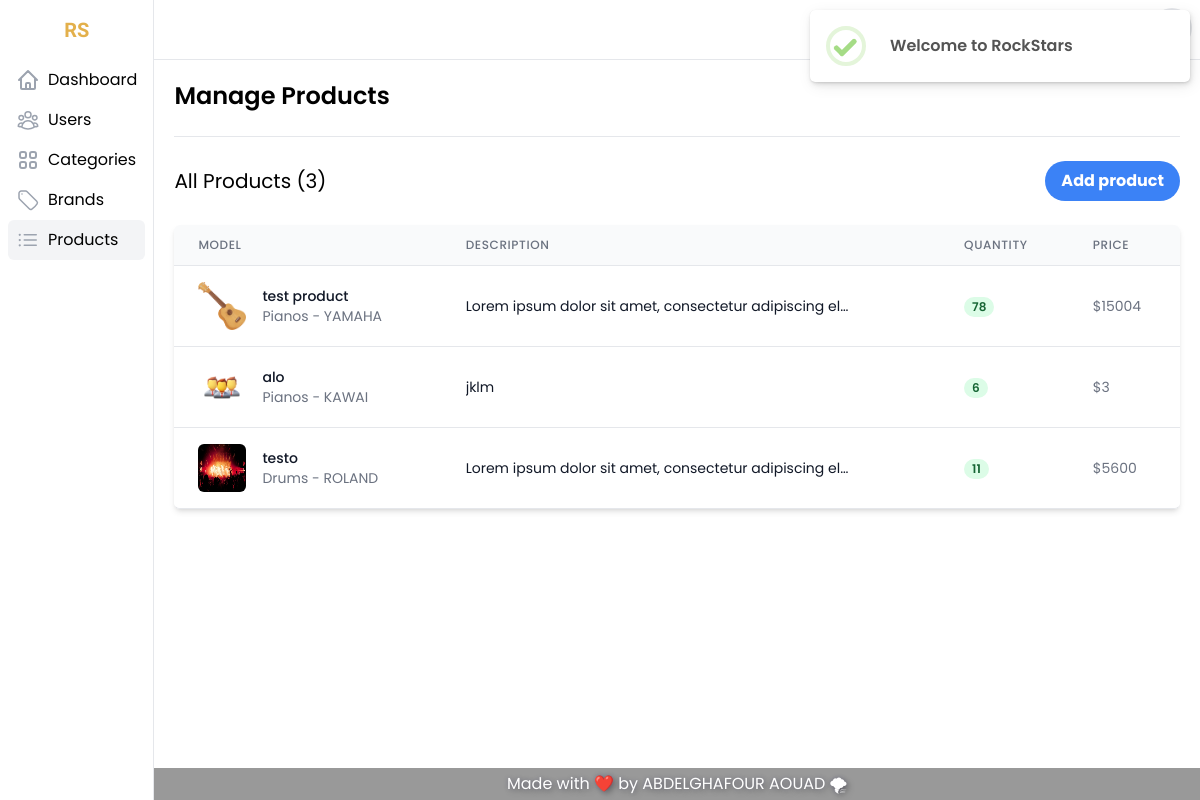
Screenshot of /code/products.php (signed in) with the database file from the repository.
### tables this page shows
CREATE TABLE IF NOT EXISTS `products` (
  `id` int NOT NULL AUTO_INCREMENT,
  `model` varchar(255) NOT NULL,
  `description` text,
  `brands_id` int NOT NULL,
  `categories_id` int NOT NULL,
  `quantity` int NOT NULL,
  `price` float NOT NULL,
  `picture` text NOT NULL,
  `created_at` timestamp NULL DEFAULT NULL,
  `updated_at` timestamp NOT NULL DEFAULT CURRENT_TIMESTAMP,
  `created_by` int NOT NULL,
  `updated_by` int NOT NULL,
  PRIMARY KEY (`id`)
);

CREATE TABLE IF NOT EXISTS `categories` (
  `id` int NOT NULL AUTO_INCREMENT,
  `name` varchar(255) NOT NULL,
  `description` text NOT NULL,
  `picture` text NOT NULL,
  PRIMARY KEY (`id`)
);

CREATE TABLE IF NOT EXISTS `brands` (
  `id` int NOT NULL AUTO_INCREMENT,
  `name` varchar(255) NOT NULL,
  `description` text NOT NULL,
  `picture` text NOT NULL,
  PRIMARY KEY (`id`)
);

### code/scripts.php (called while the page is built, shortened)
<?php
include_once 'connection.php';
function getAllProducts()
{
      global $conn;
      $sql = "SELECT products.* , categories.name as category ,brands.name as brand FROM products INNER JOIN(brands) on brands.id= products.brands_id INNER JOIN(categories) on categories.id=products.categories_id";
      $res = mysqli_query($conn, $sql);
      return $res;
}
function countProducts()
{
      global $conn;
      $sql = "SELECT count(id) FROM products ";
      $res = mysqli_fetch_assoc(mysqli_query($conn, $sql))['count(id)'];
      return $res;
}

### code/products.php (the view, shortened to what this page needs)
<?php
include 'scripts.php';
$products = getAllProducts();
$countProducts = countProducts();
?>
<!DOCTYPE html>
<html lang="en">
<head>
  <link rel="stylesheet" href="assets/css/main.css" />
</head>
<body class="font-Poppins">
  <div class="flex h-screen overflow-y-hidden bg-white">
    <aside class="inset-y-0 z-10 flex flex-col flex-shrink-0 w-fit max-h-screen overflow-hidden transition-all transform bg-white border-r shadow-lg lg:z-auto lg:static lg:shadow-none">
      <div class="flex items-center justify-center flex-shrink-0 p-2">
        <a href="index.php" class="pt-2">
          <div class="font-RockStars font-semibold text-sm ms:text-xl md:text-xl">
            <span class="text-gold">RS</span>
          </div>
        </a>
      </div>
      <nav class="flex-1 overflow-hidden hover:overflow-y-auto">
        <ul class="p-2 overflow-hidden">
          <li>
            <a href="dashboard.php" class="flex justify-start items-center p-2 space-x-2 rounded-md hover:bg-gray-100">
              <span>
              </span>
              <span class="hidden md:block">Dashboard</span>
            </a>
          </li>
          <li>
            <a href="users.php" class="flex justify-start items-center p-2 space-x-2 rounded-md hover:bg-gray-100">
              <span>
              </span>
              <span class="hidden md:block">Users</span>
            </a>
          </li>
          <li>
            <a href="categories.php" class="flex justify-start items-center p-2 space-x-2 rounded-md hover:bg-gray-100">
              <span>
              </span>
              <span class="hidden md:block">Categories</span>
            </a>
          </li>
          <li>
            <a href="brands.php" class="flex justify-start items-center p-2 space-x-2 rounded-md hover:bg-gray-100">
              <span>
              </span>
              <span class="hidden md:block">Brands</span>
            </a>
          </li>
          <li>
            <a href="products.php" class="flex justify-start items-center p-2 space-x-2 rounded-md bg-gray-100">
              <span>
              </span>
              <span class="hidden md:block">Products</span>
            </a>
          </li>
        </ul>
      </nav>
    </aside>
    <div class="flex flex-col flex-1 h-full overflow-hidden">
      <?php include 'include/header-dashboard.php'; ?>
      <main class="flex-1 max-h-full p-5 overflow-hidden overflow-y-scroll">
        <div class="flex flex-col items-start justify-between pb-6 space-y-4 border-b lg:items-center lg:space-y-0 lg:flex-row">
          <h1 class="text-2xl font-semibold whitespace-nowrap">Manage Products</h1>
        </div>
        <div class="flex mt-6 items-center justify-between">
          <h3 class="text-xl">All Products (<?= $countProducts ?>)</h3>
          <button onclick="openModal()" type="button" class="bg-blue-500 hover:bg-blue-700 text-white font-bold py-2 px-4 rounded-full">
            Add product
          </button>
        </div>
        <div class="flex flex-col mt-6">
          <div class="-my-2 overflow-x-auto sm:-mx-6 lg:-mx-8">
            <div class="inline-block min-w-full py-2 align-middle sm:px-6 lg:px-8">
              <div class="overflow-hidden border-b border-gray-200 rounded-md shadow-md">
                <table class="min-w-full overflow-x-scroll divide-y divide-gray-200">
                  <thead class="bg-gray-50">
                    <tr>
                      <th scope="col" class="px-6 py-3 text-xs font-medium tracking-wider text-left text-gray-500 uppercase">Model</th>
                      <th scope="col" class="px-6 py-3 text-xs font-medium tracking-wider text-left text-gray-500 uppercase">
                        description
                      </th>
                      <th scope="col" class="px-6 py-3 text-xs font-medium tracking-wider text-left text-gray-500 uppercase">quantity</th>
                      <th scope="col" class="px-6 py-3 text-xs font-medium tracking-wider text-left text-gray-500 uppercase">price</th>
                    </tr>
                  </thead>
                  <tbody class="bg-white divide-y divide-gray-200">
                    <?php
                    foreach ($products as  $product) { ?>
                      <tr class="transition-all hover:bg-gray-100 hover:shadow-lg" onclick="getProduct(<?= $product['id'] ?>)" id="<?= $product['id'] ?>">
                        <td class="px-6 py-4 whitespace-nowrap">
                          <div class="flex items-center">
                            <div class="flex-shrink-0 w-12 h-12">
                              <img class="picture w-12 h-12 rounded-md" product="<?= $product['picture'] ?>" src="assets/img/products/<?= $product['picture'] ?>" alt="" />
                            </div>
                            <div class="ml-4">
                              <div class="model text-sm font-medium text-gray-900" product="<?= $product['model'] ?>"><?= $product['model'] ?></div>
                              <div class="category text-sm text-gray-500" product="<?= $product['categories_id'] ?>"><?= $product['category'] ?> - <?= $product['brand'] ?></div>
                            </div>
                          </div>
                        </td>
                        <td class="brand px-6 py-4 whitespace-nowrap" product="<?= $product['brands_id'] ?>">
                          <p class="description text-sm truncate max-w-sm text-gray-900" product="<?= $product['description'] ?>"><?= $product['description'] ?></p>
                        </td>
                        <td class="px-6 py-4 whitespace-nowrap">
                          <span class="quantity inline-flex px-2 text-xs font-semibold leading-5 <?= $product['quantity'] <= 5 ? 'text-red-800 bg-red-100' : ' text-green-800 bg-green-100' ?> rounded-full" product="<?= $product['quantity'] ?>"> <?= $product['quantity'] ?> </span>
                        </td>
                        <td class="price px-6 py-4 text-sm text-gray-500 whitespace-nowrap" product="<?= $product['price'] ?>">$<?= $product['price'] ?></td>
                      </tr>
                    <?php } ?>
                  </tbody>
                </table>
              </div>
            </div>
          </div>
        </div>
      </main>
      <footer class="py-1 bg-transparentBlack">
        <div class="container mx-auto">
          <p class="text-shadow-lg text-xs md:text-base text-center text-white">Made with ❤️ by ABDELGHAFOUR AOUAD 🌪</p>
        </div>
      </footer>
    </div>
  </div>
</body>
</html>

### rows the page displays
products: picture (picture), model "test product", categories.name "Pianos", brands.name "YAMAHA", description "Lorem ipsum dolor sit amet, consectetur adipiscing el…", quantity "78", price "15004"
products: picture (picture), model "alo", categories.name "Pianos", brands.name "KAWAI", description "jklm", quantity "6", price "3"
products: picture (picture), model "testo", categories.name "Drums", brands.name "ROLAND", description "Lorem ipsum dolor sit amet, consectetur adipiscing el…", quantity "11", price "5600"

### other values shown
$countProducts "3"
